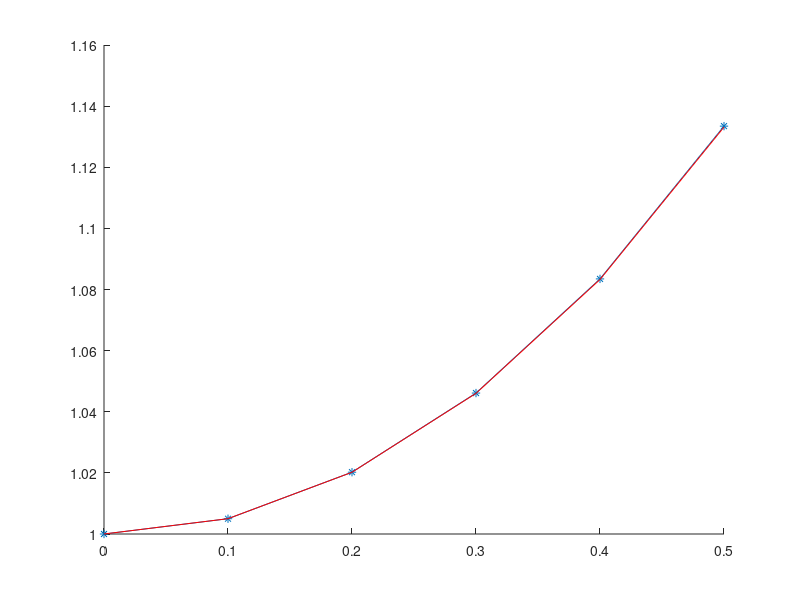

Recreate this plot in MATLAB. (Note: this script raises an error after producing the figure.)
clearvars
clc
a = 0;
b = 0.5;
h = 0.1;
N = (b-a)/h;
t = a:h:b;

y = zeros(size(t));
ytemp_all = zeros(size(t));
ytemp_all(1) = 1;
y(1) = 1;

f=@(t,y) t*y;

for i = 2:N+1
    if i < 3
        K1 = f(t(i-1),y(i-1));
        K2 = f(t(i-1)+h,y(i-1)+h*K1);
        y(i) = y(i-1) + h/2*(K1+K2);
        ytemp_all(i) = y(i);
    else
        ytemp = y(i-1)+h/2*(3*f(t(i-1),y(i-1))-f(t(i-2),y(i-2)));
        y(i) = y(i-1) +h/2*(f(t(i),ytemp)+f(t(i-1),y(i-1)));
        ytemp_all(i) = ytemp;
    end
end

yexact=@(x) exp(t.^2/2);

figure;
hold on;
plot(t,y,'*-',t,yexact(t),'r')

steps = 0:N;
header={'n','t_n','y_n (predictor)','y_n (corrector)','exact'};
T=table(steps.',t.',ytemp_all.',y.',(yexact(t)).','VariableNames',header);
disp(T)